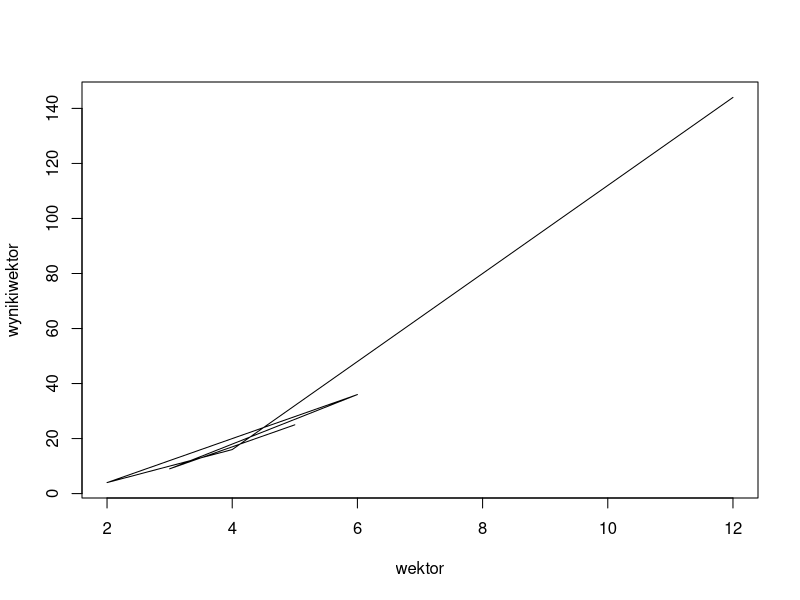
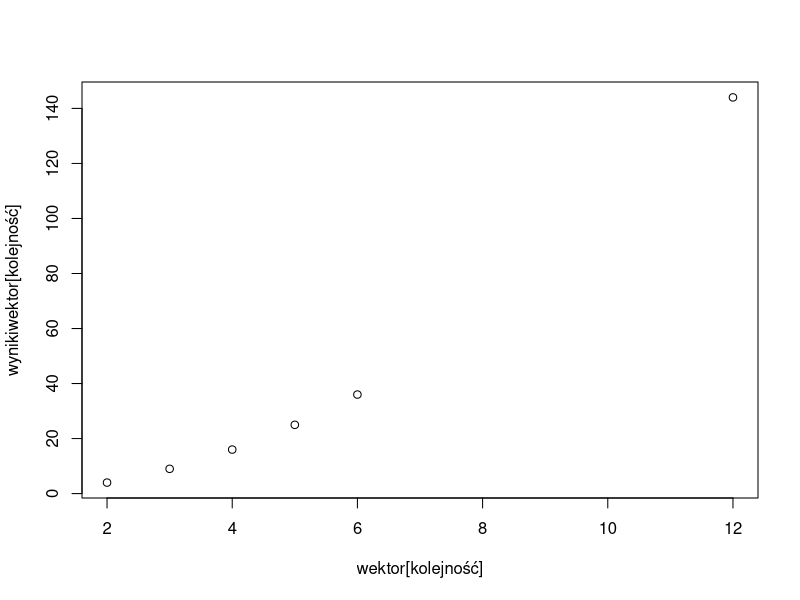

Recreate these plots in R, in order.
funkcja.kwadrat <- function(argument) {
  result <- argument * argument
  return(result)
}

typeof(funkcja.kwadrat)
mode(funkcja.kwadrat)
print(funkcja.kwadrat)
str(funkcja.kwadrat)
print(funkcja.kwadrat(2))

funkcja.kwadrat <- function(argument) argument**2

funkcja.kwadrat(2)

wektor <- c(5,3,6,2,4,12)

wynikiwektor <- funkcja.kwadrat(wektor)
wynikiwektor
print(wynikiwektor)
plot(wektor ,wynikiwektor,type="l")

kolejność <- order(wektor)
kolejność 
wektor[kolejność]
plot(wektor[kolejność],wynikiwektor[kolejność])
